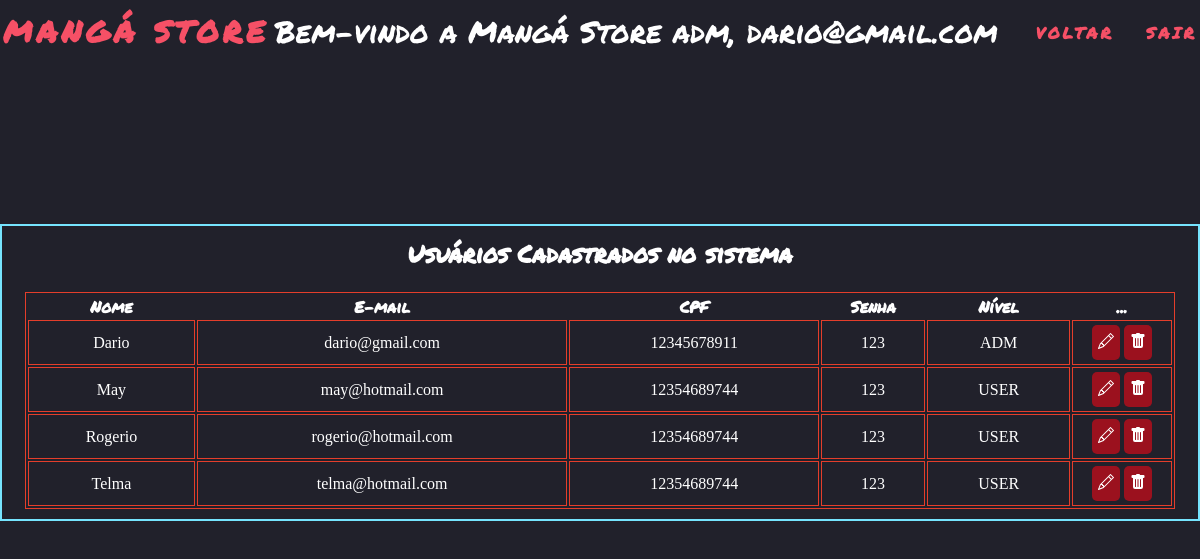
/pages/relatorio-clientes/relatorio-clientes.php (signed in), run on an earlier commit of the app's database.
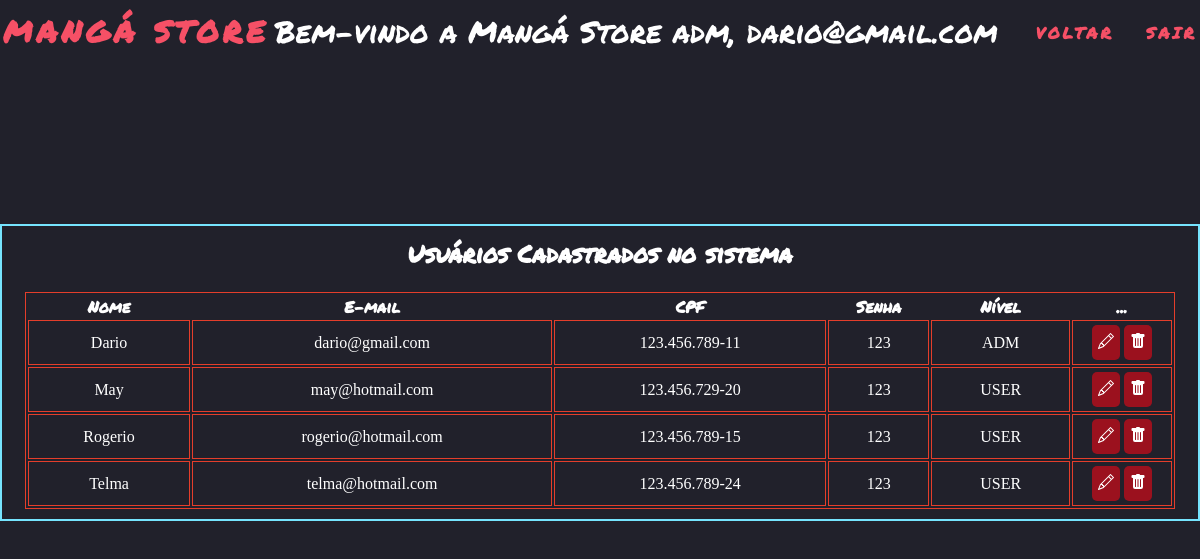
And on a later commit of the database.
### tables this page shows
CREATE TABLE IF NOT EXISTS `usuario` (
    `id` int(2) NOT NULL AUTO_INCREMENT,
    `avatar` varchar(255) NOT NULL,
    `nome` varchar(45) NOT NULL,
    `email` varchar(110) NOT NULL,
    `cpf` varchar(14) NOT NULL,
    `senha` varchar(15) NOT NULL,
    `nivel` varchar(4),
    PRIMARY KEY (`id`)
);

### pages/relatorio-clientes/relatorio-clientes.php (the view, shortened to what this page needs)
<?php
include_once('../connection/config.php');
$sql = "SELECT * FROM usuario ORDER BY id ASC";
$result = $con->query($sql);
?>
<!DOCTYPE html>
<html lang="pt-br">
<head>
    <link rel="stylesheet" href="relatorio-clientes.css">
</head>
<body>
    <header>
        <nav class="menu">
            <h1 class="logo">Mangá Store</h1>
            <p class="bem-vindo">Bem-vindo a Mangá Store adm, <?php echo $_SESSION["email_usuario"]; ?></p>
            <ul class="nav-list">
                <li><a href="../sistema/sistemaAdm.php">Voltar</a></li>
                <li><a href="../login/login.php">Sair</a></li>
            </ul>
        </nav>
    </header>
    <main>
        <section class="sistema">
            <div class="sistema-box">
                <div class="sistema-container">
                    <h2>Usuários Cadastrados no sistema</h2>
                    <div class="table-container">
                        <table class="table">
                            <thead>
                                <tr>
                                    <th scope="col">Nome</th>
                                    <th scope="col">E-mail</th>
                                    <th scope="col">CPF</th>
                                    <th scope="col">Senha</th>
                                    <th scope="col">Nível</th>
                                    <th scope="col">...</th>
                                </tr>
                            </thead>
                            <tbody>
                                <?php
                                while ($usuario_data = mysqli_fetch_assoc($result)) {
                                    echo "<tr>";
                                    echo "<td>" . $usuario_data['nome'] . "</td>";
                                    echo "<td>" . $usuario_data['email'] . "</td>";
                                    echo "<td>" . $usuario_data['cpf'] . "</td>";
                                    echo "<td>" . $usuario_data['senha'] . "</td>";
                                    echo "<td>" . $usuario_data['nivel'] . "</td>";
                                    echo "<td class='btns'>
                            <a class='btnEditar' href='editar_perfil_clientes.php?id=$usuario_data[id]' title='Editar'>
                            <svg xmlns='http://www.w3.org/2000/svg' width='16' height='16' fill='currentColor' class='bi bi-pencil' viewBox='0 0 16 16'>
                            <path d='M12.146.146a.5.5 0 0 1 .708 0l3 3a.5.5 0 0 1 0 .708l-10 10a.5.5 0 0 1-.168.11l-5 2a.5.5 0 0 1-.65-.65l2-5a.5.5 0 0 1 .11-.168l10-10zM11.207 2.5 13.5 4.793 14.793 3.5 12.5 1.207 11.207 2.5zm1.586 3L10.5 3.207 4 9.707V10h.5a.5.5 0 0 1 .5.5v.5h.5a.5.5 0 0 1 .5.5v.5h.293l6.5-6.5zm-9.761 5.175-.106.106-1.528 3.821 3.821-1.528.106-.106A.5.5 0 0 1 5 12.5V12h-.5a.5.5 0 0 1-.5-.5V11h-.5a.5.5 0 0 1-.468-.325z'/>
                        </svg></a>
                        <a class='btnExcluir' href='delete.php?id=$usuario_data[id]' title='Excluir' onclick='mensagemDeletar()'>
                            <svg xmlns='http://www.w3.org/2000/svg' width='16' height='16' fill='currentColor' class='bi bi-trash-fill' viewBox='0 0 16 16'>
                                <path d='M2.5 1a1 1 0 0 0-1 1v1a1 1 0 0 0 1 1H3v9a2 2 0 0 0 2 2h6a2 2 0 0 0 2-2V4h.5a1 1 0 0 0 1-1V2a1 1 0 0 0-1-1H10a1 1 0 0 0-1-1H7a1 1 0 0 0-1 1H2.5zm3 4a.5.5 0 0 1 .5.5v7a.5.5 0 0 1-1 0v-7a.5.5 0 0 1 .5-.5zM8 5a.5.5 0 0 1 .5.5v7a.5.5 0 0 1-1 0v-7A.5.5 0 0 1 8 5zm3 .5v7a.5.5 0 0 1-1 0v-7a.5.5 0 0 1 1 0z'/>
                            </svg>
                        </a>
                        </td>";
                                    echo "</tr>";
                                }
                                ?>
                            </tbody>
                        </table>
                    </div>
                </div>
            </div>
        </section>
    </main>
</body>
</html>

What changed in the data, as far as the page shows it:
changed usuario "Dario": cpf "12345678911" → "123.456.789-11"
changed usuario "May": cpf "12354689744" → "123.456.729-20"
changed usuario "Rogerio": cpf "12354689744" → "123.456.789-15"
changed usuario "Telma": cpf "12354689744" → "123.456.789-24"
